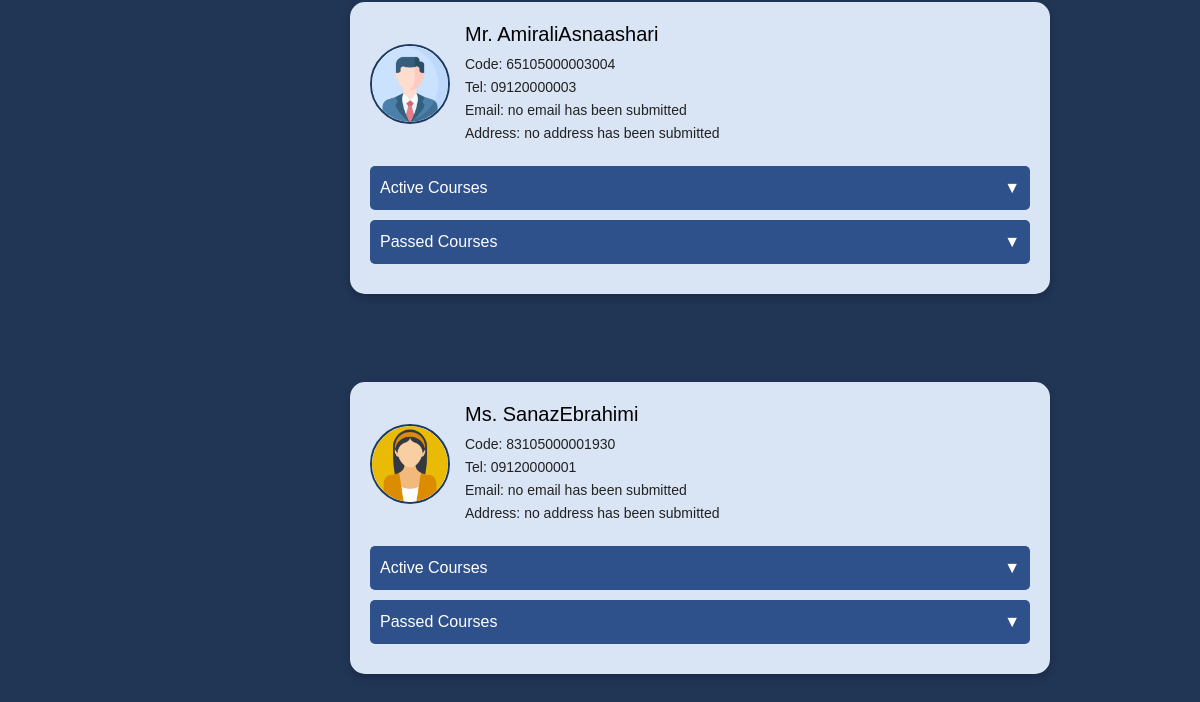
The app's page /students/ (lower part), older data.
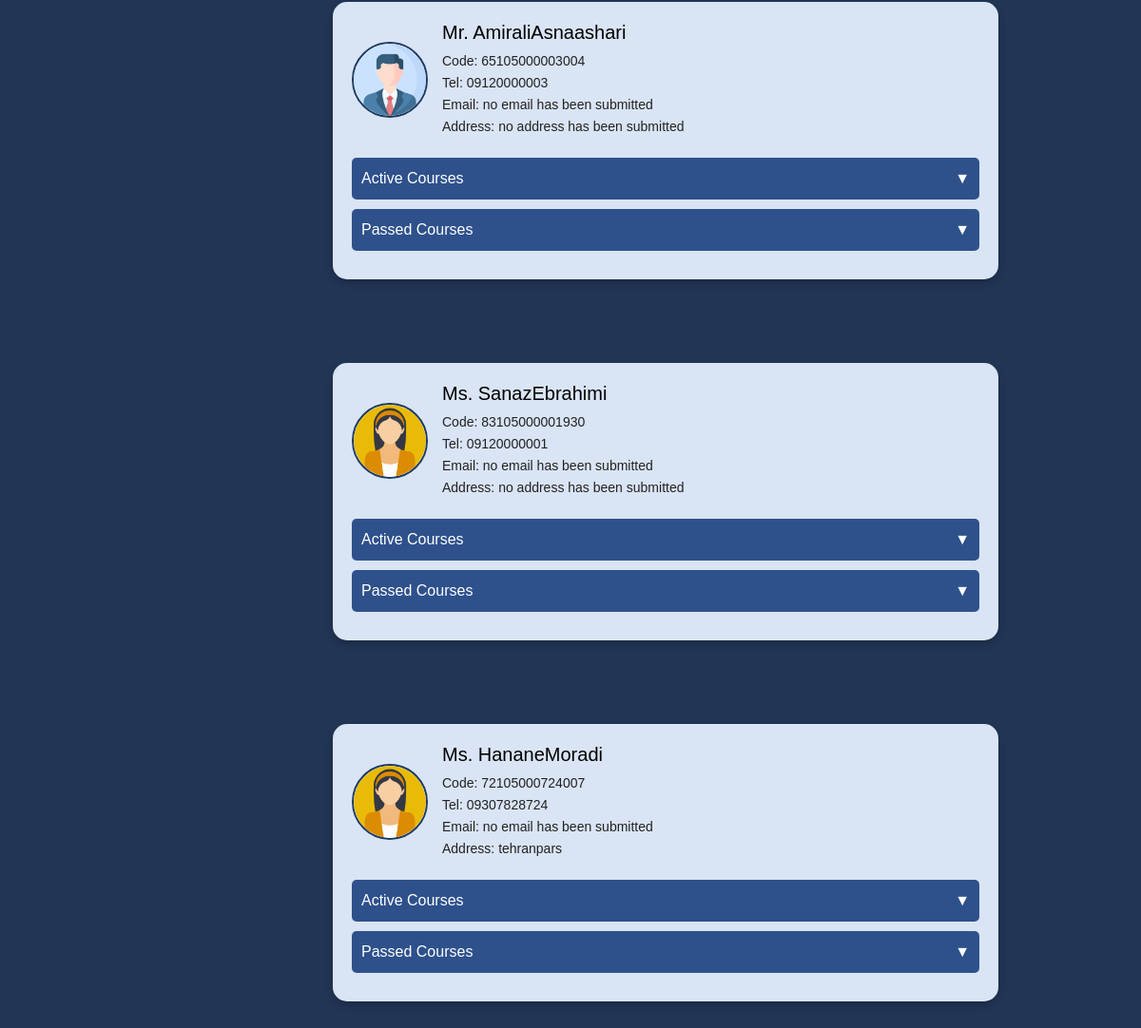
The same page, newer data.
### accounts/models.py (models this page shows, shortened)
class CustomUser(AbstractUser):
    user_code = models.CharField(
        editable=False,
        unique=True,
        default='',
    )
    national_code = models.CharField(
        max_length=10,
        unique=True,
        default='',
    )
    EDUCATIONAL_GROUP_CHOICES = [
        ('teacher', 'teacher'),
        ('student', 'student'),
        ('admin', 'admin'),
    ]
    educational_group = models.CharField(
        max_length=7,
        choices=EDUCATIONAL_GROUP_CHOICES,
        default='',
        blank=True,
        null=True,
    )
    Tel = models.CharField(
        max_length=12,
        unique=True,
        default='',
    )
    birth_date = models.DateField(default=timezone.now)
    GENDER_CHOICES = [
        ('male', 'male'),
        ('female', 'female'),
    ]
    gender = models.CharField(
        max_length=6,
        choices=GENDER_CHOICES,
        default='',
    )
    address = models.TextField(
        default=''
    )

### my_admin/views.py (the view)
# urls.py: path('students/', students_list, name='students'),
def students_list(request):
    students = CustomUser.objects.filter(educational_group='student')
    courses = Courses.objects.all()
    context = {
        'students': students,
        'courses': courses,
    }
    return render(request, 'my_admin/admin-students.html', context)

### my_admin/models.py (called while the page is built)
    def __str__(self):
        return f'{self.course_name} - {self.course_code}'

### my_admin/templates/my_admin/admin-students.html (shortened to what this page needs)
{% extends 'base.html' %}
{% load static %}
{% block head_refs %}
    <link href="https://cdn.jsdelivr.net/npm/bootstrap@5.3.3/dist/css/bootstrap.min.css" rel="stylesheet"/>
    <link rel="stylesheet" href="{% static 'css/admin-students.css' %}"/>
{% endblock head_refs %}
{% block contents %}
    <div class="d-flex pt-3">
    <div class="content flex-grow-1 p-4 text-white">
        {% for student in students %}
            <div class="container py-4">
            <div class="student-card">
                <div class="student-header">
                    {% if student.gender == 'male' %}
                        <img src="{% static 'avatars/man.png' %}" alt="male avatar">
                        <div class="student-info">
                        <h5 class="text-black">Mr. {{ student.username }}</h5>
                    {% else %}
                        <img src="{% static 'avatars/woman_6997570.png' %}" alt="female avatar">
                        <div class="student-info">
                        <h5 class="text-black">Ms. {{ student.username }}</h5>
                    {% endif %}
                    <p>Code: {{ student.user_code }}</p>
                    {% if student.Tel %}
                        <p>Tel: {{ student.Tel }}</p>
                    {% else %}
                        <p>Tel: no Tel has been submitted</p>
                    {% endif %}
                    {% if student.email %}
                        <p>Email: {{ student.email }}</p>
                    {% else %}
                        <p>Email: no email has been submitted</p>
                    {% endif %}
                    {% if student.address %}
                        <p>Address: {{ student.address }}</p>
                    {% else %}
                        <p>Address: no address has been submitted</p>
                    {% endif %}
                    </div>
                    </div>
                    <div class="dropdown-section" data-bs-toggle="collapse"
                         data-bs-target="#activeCourses{{ student.id }}">
                        <span>Active Courses</span>
                        <span>&#9660;</span>
                    </div>
                    <div class="dropdown-section" data-bs-toggle="collapse"
                         data-bs-target="#passedCourses{{ student.id }}">
                        <span>Passed Courses</span>
                        <span>&#9660;</span>
                    </div>
                </div>
            </div>
        {% endfor %}
        </div>
    </div>
{% endblock contents %}

Row changes from the older to the newer data that the page shows:
added CustomUser: username "HananeMoradi", user_code "72105000724007", Tel "09307828724", email "Email: no email has been submitted", address "tehranpars"
